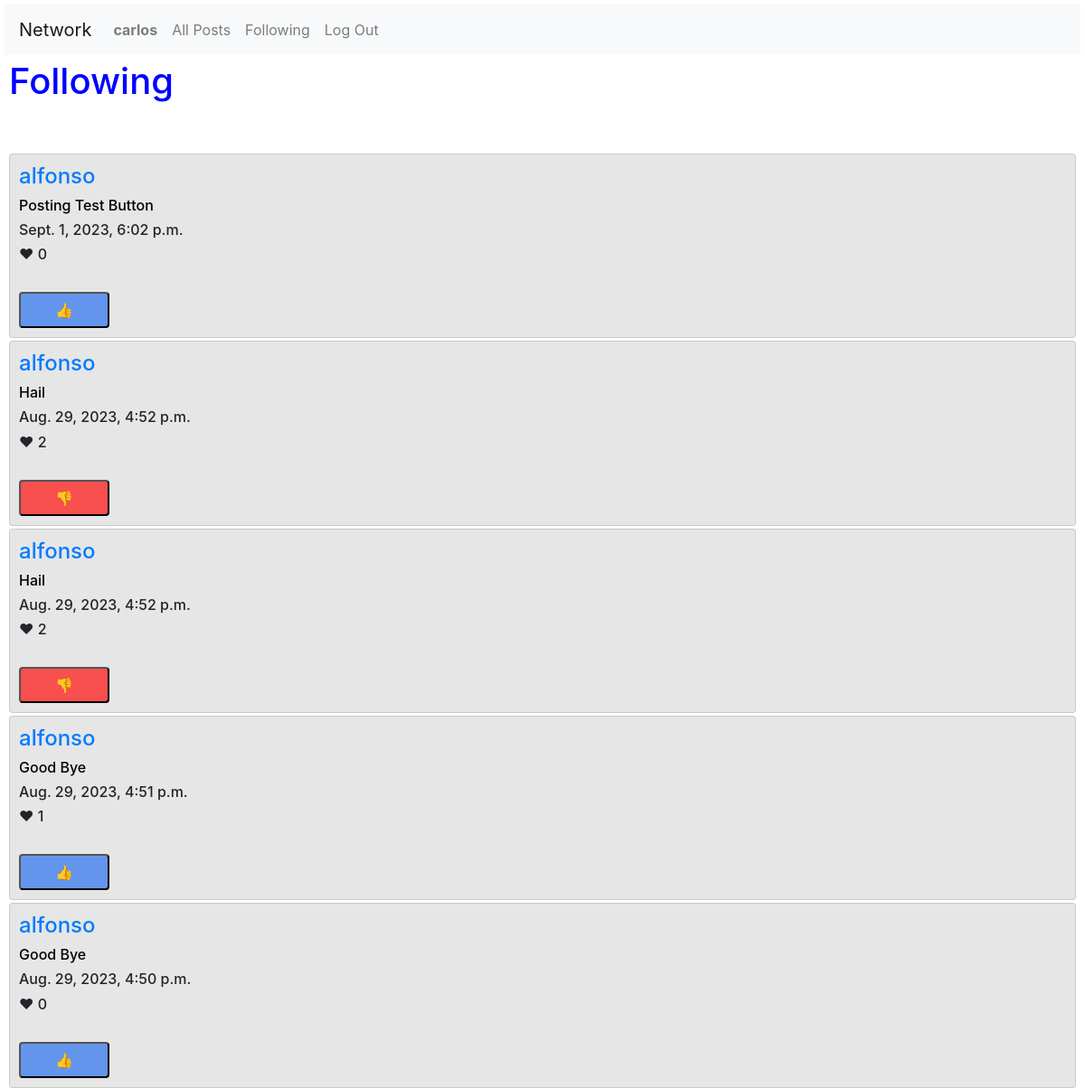
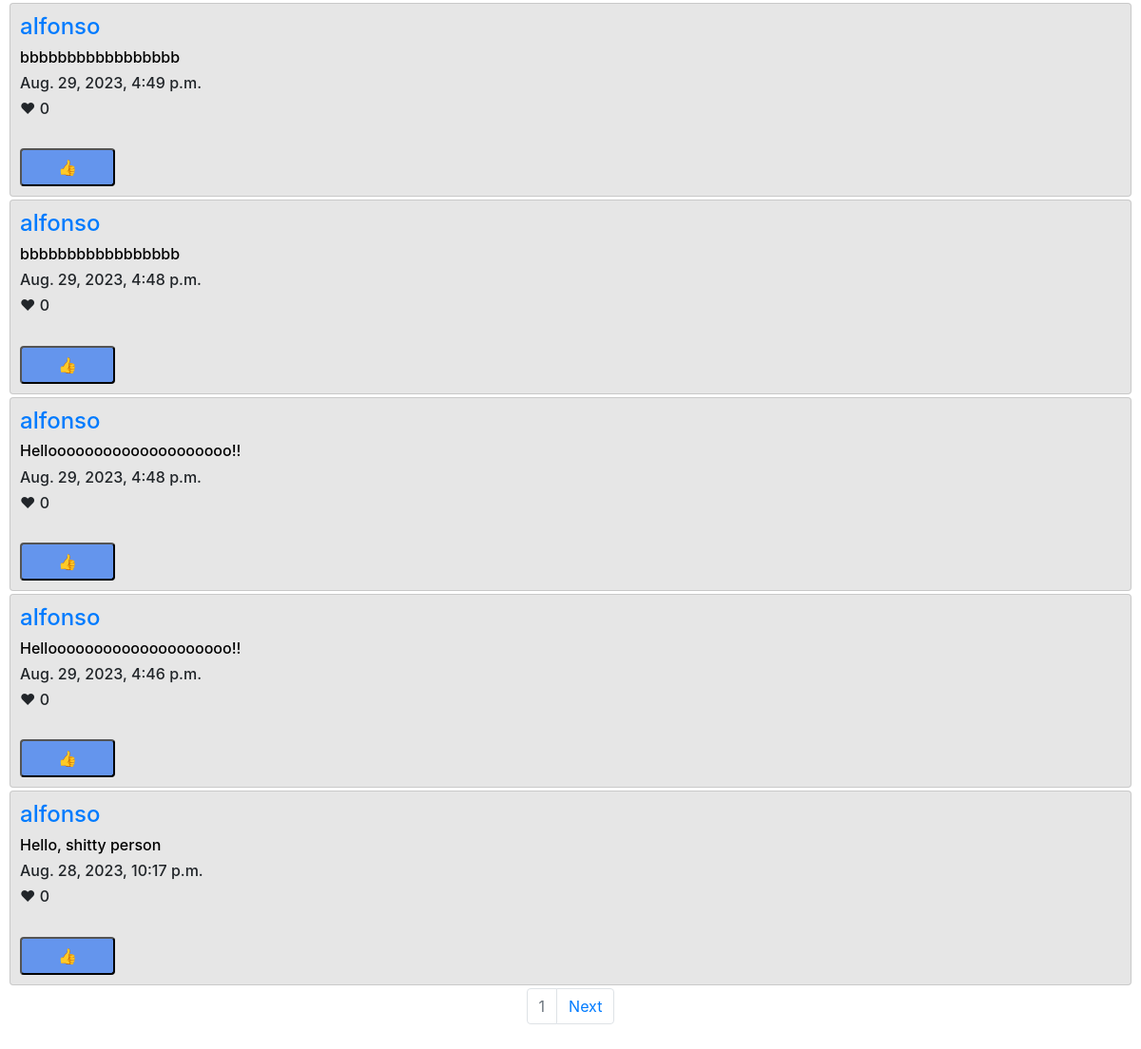
The page /following (signed in) on the database its author committed (2 pictures, top to bottom).
### network/models.py (models this page shows, shortened)
class User(AbstractUser):
    pass

class Post(models.Model):
    user = models.ForeignKey(User, on_delete=models.CASCADE, related_name="poster")
    content = models.TextField(max_length=180, null=False)
    timestamp = models.DateTimeField(auto_now_add=True)
    like = models.IntegerField(default=0)

### network/views.py (the view)
# urls.py: path("following", views.following, name="following"),
def following(request):
    following_ = UserFollowing.objects.filter(user_id=User.objects.get(id=request.user.id))
    iFollow = []    #[<User: alschz>, <User: alfonso>]
    for i in range(0, len(following_)):
        iFollow.append(following_[i].following_user_id)
    posts = []  # Two QuerySets
    for i in range(0, len(iFollow)):
        posts.append(Post.objects.filter(user=iFollow[i]))
    posts_query = []
    for i in range(0, len(posts)):  #for every queryset
        for k in range(0, len(posts[i])):   #for every post inside a queryset
            posts_query.append(posts[i][k])
    posts_query.sort(key=lambda post: post.id, reverse=True)
    paginator = Paginator(posts_query, 10)
    page_number = request.GET.get("page")
    page_obj = paginator.get_page(page_number)
    likes = UserLike.objects.filter(user_id=request.user.id)
    liked_posts = []
    for i in range(0, len(likes)):
        for j in range(0, len(posts_query)):
            if likes[i].post_like == posts_query[j]:
                liked_posts.append(posts_query[j])
    return render(request, "network/following.html",
                  {
                   "posts":page_obj,
                   "likes":liked_posts,
                   })

### network/templates/network/following.html (shortened to what this page needs)
{% extends "network/layout.html" %}
{% block body %}
    <h1>Following</h1>
    <br>
    <br>
    {% for post in posts %}
      <div class="card">
        <h4><a href="{% url 'profile' post.user %}">{{post.user}}</a></h4>
        <div id="post_{{post.id}}">
            <h6><a class="anchor_content" href="{% url 'post_page' post.id %}">{{post.content}}</a></h6>
            <h6> {{post.timestamp}} </h6>
            <h6 id="like_{{post.id}}" >&#10084; {{post.like}}</h6>
            <br>
            {% if user.is_authenticated %}
              {% if post in likes %}
                <div id="div_dislike_{{post.id}}" style="display: block;">
                    <button style="background-color:  rgb(248, 79, 79); border-radius: 4px;" name="dislike" value="{{post.id}}">&#128078;</button>
                </div>
              {% else %}
                <div id="div_like_{{post.id}}" style="display: block;">
                    <button style="background-color: cornflowerblue; border-radius: 4px;" name="like" value="{{post.id}}">&#128077;</button>
                </div>
              {% endif %}
            {% endif %}
        </div>
      </div>
    {% endfor %}
    <nav aria-label="Page navigation example">
        <ul class="pagination justify-content-center">
          <li class="page-item disabled"><a class="page-link" href="#">{{posts.number}}</a></li>
        {% if posts.has_next %}
          <li class="page-item">
            <a class="page-link" href="?page={{ posts.next_page_number }}">Next</a>
          </li>
        {% endif %}
        </ul>
      </nav>
{% endblock %}

### network/templates/network/layout.html (shortened to what this page needs)
{% load static %}
<!DOCTYPE html>
<html lang="en">
    <head>
        <link rel="stylesheet" href="https://stackpath.bootstrapcdn.com/bootstrap/4.4.1/css/bootstrap.min.css">
        <link href="{% static 'network/styles.css' %}" rel="stylesheet">
    </head>
    <body>
        <nav class="navbar navbar-expand navbar-light bg-light">
            <a class="navbar-brand" href="{% url 'index' %}">Network</a>
            <div>
              <ul class="navbar-nav mr-auto">
                {% if user.is_authenticated %}
                    <li class="nav-item">
                        <a class="nav-link" href="{% url 'profile' user.username %}"><strong id="user_nav">{{ user.username }}</strong></a>
                    </li>
                {% endif %}
                <li class="nav-item">
                  <a class="nav-link" href="{% url 'index' %}">All Posts</a>
                </li>
                {% if user.is_authenticated %}
                    <li class="nav-item">
                        <a class="nav-link" href="{% url 'following' %}">Following</a>
                    </li>
                    <li class="nav-item">
                        <a class="nav-link" href="{% url 'logout' %}">Log Out</a>
                    </li>
                {% endif %}
              </ul>
            </div>
          </nav>
        <div id="block-body">
            {% block body %}
            {% endblock %}
        </div>
    </body>
</html>

### network/static/network/styles.css (style rules this page uses)
h1 { color: blue; }
.card { padding: 10px; background-color: rgb(230, 230, 230); margin-bottom: 3px; }
.btn, button { width: 100px; height: 40px; text-align: center; color:aliceblue; }
body, #block-body { padding: 5px; }
.anchor_content { text-decoration: none; color: black; }

### rows shown on the page
User: username "carlos"
Post: user "alfonso", content "Posting Test Button", timestamp "Sept. 1, 2023, 6:02 p.m.", like "0", {{ post.id }} 32 (drawn)
Post: user "alfonso", content "Hail", timestamp "Aug. 29, 2023, 4:52 p.m.", like "2", {{ post.id }} 31 (drawn)
Post: user "alfonso", content "Hail", timestamp "Aug. 29, 2023, 4:52 p.m.", like "2", {{ post.id }} 30 (drawn)
Post: user "alfonso", content "Good Bye", timestamp "Aug. 29, 2023, 4:51 p.m.", like "1", {{ post.id }} 29 (drawn)
Post: user "alfonso", content "Good Bye", timestamp "Aug. 29, 2023, 4:50 p.m.", like "0", {{ post.id }} 28 (drawn)
Post: user "alfonso", content "bbbbbbbbbbbbbbbbb", timestamp "Aug. 29, 2023, 4:49 p.m.", like "0", {{ post.id }} 27 (drawn)
Post: user "alfonso", content "bbbbbbbbbbbbbbbbb", timestamp "Aug. 29, 2023, 4:48 p.m.", like "0", {{ post.id }} 26 (drawn)
Post: user "alfonso", content "Helloooooooooooooooooooo!!", timestamp "Aug. 29, 2023, 4:48 p.m.", like "0", {{ post.id }} 25 (drawn)
Post: user "alfonso", content "Helloooooooooooooooooooo!!", timestamp "Aug. 29, 2023, 4:46 p.m.", like "0", {{ post.id }} 24 (drawn)
Post: user "alfonso", content "Hello, shitty person", timestamp "Aug. 28, 2023, 10:17 p.m.", like "0", {{ post.id }} 23 (drawn)

### other values the page prints
{{ posts.number }} "1"
